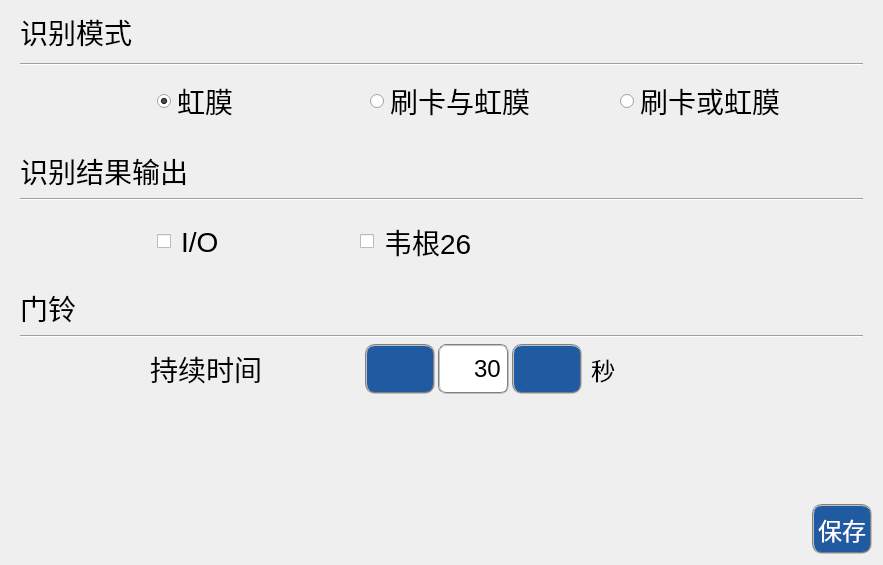
        <widget class="QWidget" name="tabIdentify">
         <property name="styleSheet">
          <string notr="true"/>
         </property>
         <attribute name="title">
          <string>识别  </string>
         </attribute>
         <layout class="QGridLayout" name="gridLayout_32">
          <item row="0" column="0">
           <layout class="QGridLayout" name="gridLayout_19">
            <property name="verticalSpacing">
             <number>15</number>
            </property>
            <item row="0" column="0">
             <widget class="QWidget" name="wgtIdenMode" native="true">
              <layout class="QGridLayout" name="gridLayout_18">
               <property name="topMargin">
                <number>0</number>
               </property>
               <property name="bottomMargin">
                <number>0</number>
               </property>
               <property name="verticalSpacing">
                <number>6</number>
               </property>
               <item row="0" column="0">
                <layout class="QGridLayout" name="gridLayout_17">
                 <property name="verticalSpacing">
                  <number>10</number>
                 </property>
                 <item row="2" column="3">
                  <widget class="QRadioButton" name="rbtnCardAndIrisIden">
                   <property name="font">
                    <font>
                     <pointsize>21</pointsize>
                    </font>
                   </property>
                   <property name="focusPolicy">
                    <enum>Qt::WheelFocus</enum>
                   </property>
                   <property name="styleSheet">
                    <string notr="true"/>
                   </property>
                   <property name="text">
                    <string>刷卡与虹膜</string>
                   </property>
                  </widget>
                 </item>
                 <item row="2" column="2">
                  <spacer name="horizontalSpacer_15">
                   <property name="orientation">
                    <enum>Qt::Horizontal</enum>
                   </property>
                   <property name="sizeType">
                    <enum>QSizePolicy::Expanding</enum>
                   </property>
                   <property name="sizeHint" stdset="0">
                    <size>
                     <width>120</width>
                     <height>20</height>
                    </size>
                   </property>
                  </spacer>
                 </item>
                 <item row="2" column="6">
                  <spacer name="horizontalSpacer_20">
                   <property name="orientation">
                    <enum>Qt::Horizontal</enum>
                   </property>
                   <property name="sizeHint" stdset="0">
                    <size>
                     <width>62</width>
                     <height>50</height>
                    </size>
                   </property>
                  </spacer>
                 </item>
                 <item row="0" column="0" colspan="7">
                  <widget class="QLabel" name="label_8">
                   <property name="font">
                    <font>
                     <pointsize>21</pointsize>
                    </font>
                   </property>
                   <property name="text">
                    <string>识别模式</string>
                   </property>
                  </widget>
                 </item>
                 <item row="2" column="5">
                  <widget class="QRadioButton" name="rbtnCardOrIrisIden">
                   <property name="font">
                    <font>
                     <pointsize>21</pointsize>
                     <weight>50</weight>
                     <italic>false</italic>
                     <bold>false</bold>
                    </font>
                   </property>
                   <property name="focusPolicy">
                    <enum>Qt::WheelFocus</enum>
                   </property>
                   <property name="text">
                    <string>刷卡或虹膜</string>
                   </property>
                  </widget>
                 </item>
                 <item row="2" column="1">
                  <widget class="QRadioButton" name="rbtnIrisIden">
                   <property name="font">
                    <font>
                     <pointsize>21</pointsize>
                    </font>
                   </property>
                   <property name="styleSheet">
                    <string/>
                   </property>
                   <property name="text">
                    <string>虹膜</string>
                   </property>
                   <property name="checked">
                    <bool>true</bool>
                   </property>
                  </widget>
                 </item>
                 <item row="1" column="0" colspan="7">
                  <widget class="Line" name="line_3">
                   <property name="orientation">
                    <enum>Qt::Horizontal</enum>
                   </property>
                  </widget>
                 </item>
                 <item row="2" column="0">
                  <spacer name="horizontalSpacer_17">
                   <property name="orientation">
                    <enum>Qt::Horizontal</enum>
                   </property>
                   <property name="sizeType">
                    <enum>QSizePolicy::Expanding</enum>
                   </property>
                   <property name="sizeHint" stdset="0">
                    <size>
                     <width>131</width>
                     <height>17</height>
                    </size>
                   </property>
                  </spacer>
                 </item>
                 <item row="2" column="4">
                  <spacer name="horizontalSpacer_39">
                   <property name="orientation">
                    <enum>Qt::Horizontal</enum>
                   </property>
                   <property name="sizeHint" stdset="0">
                    <size>
                     <width>40</width>
                     <height>20</height>
                    </size>
                   </property>
                  </spacer>
                 </item>
                </layout>
               </item>
              </layout>
             </widget>
            </item>
            <item row="1" column="0">
             <widget class="QWidget" name="wgtIdenResOut" native="true">
              <layout class="QGridLayout" name="gridLayout_16">
               <item row="0" column="0">
                <layout class="QGridLayout" name="gridLayout_15">
                 <item row="0" column="0" colspan="2">
                  <widget class="QLabel" name="label_9">
                   <property name="font">
                    <font>
                     <pointsize>21</pointsize>
                    </font>
                   </property>
                   <property name="text">
                    <string>识别结果输出</string>
                   </property>
                  </widget>
                 </item>
                 <item row="2" column="0" rowspan="3">
                  <spacer name="horizontalSpacer_18">
                   <property name="orientation">
                    <enum>Qt::Horizontal</enum>
                   </property>
                   <property name="sizeType">
                    <enum>QSizePolicy::Preferred</enum>
                   </property>
                   <property name="sizeHint" stdset="0">
                    <size>
                     <width>131</width>
                     <height>25</height>
                    </size>
                   </property>
                  </spacer>
                 </item>
                 <item row="1" column="0" colspan="5">
                  <widget class="Line" name="lineIdenOut">
                   <property name="orientation">
                    <enum>Qt::Horizontal</enum>
                   </property>
                  </widget>
                 </item>
                 <item row="2" column="2" rowspan="3">
                  <spacer name="horizontalSpacer_16">
                   <property name="orientation">
                    <enum>Qt::Horizontal</enum>
                   </property>
                   <property name="sizeType">
                    <enum>QSizePolicy::Preferred</enum>
                   </property>
                   <property name="sizeHint" stdset="0">
                    <size>
                     <width>105</width>
                     <height>20</height>
                    </size>
                   </property>
                  </spacer>
                 </item>
                 <item row="3" column="4" rowspan="2">
                  <spacer name="horizontalSpacer_21">
                   <property name="orientation">
                    <enum>Qt::Horizontal</enum>
                   </property>
                   <property name="sizeHint" stdset="0">
                    <size>
                     <width>68</width>
                     <height>50</height>
                    </size>
                   </property>
                  </spacer>
                 </item>
                 <item row="4" column="1">
                  <widget class="QCheckBox" name="cbxOutToIO">
                   <property name="font">
                    <font>
                     <pointsize>21</pointsize>
                    </font>
                   </property>
                   <property name="styleSheet">
                    <string notr="true">/*QCheckBox::indicator
{
      width: 20px;
      height: 20px;
      
	  font: 20pt &quot;文泉驿等宽正黑&quot;;
};*/

QCheckBox
{
        spacing: 10px;
}</string>
                   </property>
                   <property name="text">
                    <string>I/O   </string>
                   </property>
                  </widget>
                 </item>
                 <item row="4" column="3">
                  <widget class="QCheckBox" name="cbxOutToWiegand">
                   <property name="font">
                    <font>
                     <pointsize>21</pointsize>
                    </font>
                   </property>
                   <property name="styleSheet">
                    <string notr="true">/*QCheckBox::indicator
{
      width: 20px;
      height: 20px;
      
	  font: 20pt &quot;文泉驿等宽正黑&quot;;
};*/

QCheckBox
{
        spacing: 10px;
}</string>
                   </property>
                   <property name="text">
                    <string>韦根26     </string>
                   </property>
                  </widget>
                 </item>
                </layout>
               </item>
              </layout>
             </widget>
            </item>
            <item row="2" column="0">
             <widget class="QWidget" name="wgtDoorBell" native="true">
              <layout class="QGridLayout" name="gridLayout_14">
               <property name="topMargin">
                <number>0</number>
               </property>
               <property name="bottomMargin">
                <number>0</number>
               </property>
               <property name="verticalSpacing">
                <number>6</number>
               </property>
               <item row="0" column="0">
                <layout class="QGridLayout" name="gridLayout_13">
                 <property name="horizontalSpacing">
                  <number>9</number>
                 </property>
                 <item row="2" column="4">
                  <widget class="QLabel" name="labDoorBellTimeUnit">
                   <property name="font">
                    <font>
                     <pointsize>18</pointsize>
                    </font>
                   </property>
                   <property name="text">
                    <string>秒</string>
                   </property>
                  </widget>
                 </item>
                 <item row="1" column="0" colspan="6">
                  <widget class="Line" name="line_5">
                   <property name="orientation">
                    <enum>Qt::Horizontal</enum>
                   </property>
                  </widget>
                 </item>
                 <item row="2" column="0">
                  <spacer name="horizontalSpacer_19">
                   <property name="orientation">
                    <enum>Qt::Horizontal</enum>
                   </property>
                   <property name="sizeType">
                    <enum>QSizePolicy::Preferred</enum>
                   </property>
                   <property name="sizeHint" stdset="0">
                    <size>
                     <width>121</width>
                     <height>35</height>
                    </size>
                   </property>
                  </spacer>
                 </item>
                 <item row="2" column="1">
                  <widget class="QLabel" name="label_11">
                   <property name="font">
                    <font>
                     <pointsize>21</pointsize>
                    </font>
                   </property>
                   <property name="text">
                    <string>持续时间</string>
                   </property>
                  </widget>
                 </item>
                 <item row="0" column="0" colspan="6">
                  <widget class="QLabel" name="label_10">
                   <property name="font">
                    <font>
                     <pointsize>21</pointsize>
                    </font>
                   </property>
                   <property name="text">
                    <string>门铃</string>
                   </property>
                  </widget>
                 </item>
                 <item row="2" column="3">
                  <layout class="QGridLayout" name="gridLayout_12">
                   <property name="sizeConstraint">
                    <enum>QLayout::SetFixedSize</enum>
                   </property>
                   <property name="horizontalSpacing">
                    <number>3</number>
                   </property>
                   <item row="0" column="1">
                    <widget class="QPushButton" name="btnMinuBellTime">
                     <property name="sizePolicy">
                      <sizepolicy hsizetype="Preferred" vsizetype="Preferred">
                       <horstretch>0</horstretch>
                       <verstretch>0</verstretch>
                      </sizepolicy>
                     </property>
                     <property name="minimumSize">
                      <size>
                       <width>70</width>
                       <height>50</height>
                      </size>
                     </property>
                     <property name="styleSheet">
                      <string notr="true">color: white;
background-color: rgb(32, 90, 160);
border: 2px groove gray;
border-radius: 10px;
padding: 2px 4px;</string>
                     </property>
                     <property name="text">
                      <string/>
                     </property>
                     <property name="icon">
                      <iconset resource="../ikembx00.qrc">
                       <normaloff>:/image/ui_goto_previous.ico</normaloff>:/image/ui_goto_previous.ico</iconset>
                     </property>
                     <property name="iconSize">
                      <size>
                       <width>35</width>
                       <height>35</height>
                      </size>
                     </property>
                     <property name="default">
                      <bool>false</bool>
                     </property>
                     <property name="flat">
                      <bool>false</bool>
                     </property>
                    </widget>
                   </item>
                   <item row="0" column="3">
                    <widget class="QPushButton" name="btnAddBellTime">
                     <property name="sizePolicy">
                      <sizepolicy hsizetype="Preferred" vsizetype="Preferred">
                       <horstretch>0</horstretch>
                       <verstretch>0</verstretch>
                      </sizepolicy>
                     </property>
                     <property name="minimumSize">
                      <size>
                       <width>70</width>
                       <height>50</height>
                      </size>
                     </property>
                     <property name="styleSheet">
                      <string notr="true">color: white;
background-color: rgb(32, 90, 160);
border: 2px groove gray;
border-radius: 10px;
padding: 2px 4px;</string>
                     </property>
                     <property name="text">
                      <string/>
                     </property>
                     <property name="icon">
                      <iconset resource="../ikembx00.qrc">
                       <normaloff>:/image/ui_goto_next.ico</normaloff>:/image/ui_goto_next.ico</iconset>
                     </property>
                     <property name="iconSize">
                      <size>
                       <width>35</width>
                       <height>35</height>
                      </size>
                     </property>
                    </widget>
                   </item>
                   <item row="0" column="2">
                    <widget class="QLineEdit" name="txtBellTime">
                     <property name="sizePolicy">
                      <sizepolicy hsizetype="Preferred" vsizetype="Preferred">
                       <horstretch>0</horstretch>
                       <verstretch>0</verstretch>
                      </sizepolicy>
                     </property>
                     <property name="minimumSize">
                      <size>
                       <width>50</width>
                       <height>0</height>
                      </size>
                     </property>
                     <property name="maximumSize">
                      <size>
                       <width>71</width>
                       <height>16777215</height>
                      </size>
                     </property>
                     <property name="font">
                      <font>
                       <pointsize>18</pointsize>
                      </font>
                     </property>
                     <property name="styleSheet">
                      <string notr="true">background-color: rgb(255, 255, 255);
border-radius: 8px; 
border:2px groove gray;
padding: 2px 2px; </string>
                     </property>
                     <property name="inputMethodHints">
                      <set>Qt::ImhDigitsOnly</set>
                     </property>
                     <property name="text">
                      <string>30</string>
                     </property>
                     <property name="maxLength">
                      <number>2</number>
                     </property>
                     <property name="frame">
                      <bool>true</bool>
                     </property>
                     <property name="alignment">
                      <set>Qt::AlignRight|Qt::AlignTrailing|Qt::AlignVCenter</set>
                     </property>
                    </widget>
                   </item>
                  </layout>
                 </item>
                 <item row="2" column="5">
                  <spacer name="horizontalSpacer_22">
                   <property name="orientation">
                    <enum>Qt::Horizontal</enum>
                   </property>
                   <property name="sizeHint" stdset="0">
                    <size>
                     <width>118</width>
                     <height>50</height>
                    </size>
                   </property>
                  </spacer>
                 </item>
                 <item row="2" column="2">
                  <spacer name="horizontalSpacer_24">
                   <property name="orientation">
                    <enum>Qt::Horizontal</enum>
                   </property>
                   <property name="sizeType">
                    <enum>QSizePolicy::Preferred</enum>
                   </property>
                   <property name="sizeHint" stdset="0">
                    <size>
                     <width>85</width>
                     <height>20</height>
                    </size>
                   </property>
                  </spacer>
                 </item>
                </layout>
               </item>
              </layout>
             </widget>
            </item>
           </layout>
          </item>
          <item row="1" column="0">
           <spacer name="verticalSpacer_2">
            <property name="orientation">
             <enum>Qt::Vertical</enum>
            </property>
            <property name="sizeType">
             <enum>QSizePolicy::Preferred</enum>
            </property>
            <property name="sizeHint" stdset="0">
             <size>
              <width>20</width>
              <height>104</height>
             </size>
            </property>
           </spacer>
          </item>
          <item row="2" column="0">
           <layout class="QGridLayout" name="gridLayout_27">
            <item row="0" column="0">
             <spacer name="horizontalSpacer_34">
              <property name="orientation">
               <enum>Qt::Horizontal</enum>
              </property>
              <property name="sizeType">
               <enum>QSizePolicy::Preferred</enum>
              </property>
              <property name="sizeHint" stdset="0">
               <size>
                <width>801</width>
                <height>50</height>
               </size>
              </property>
             </spacer>
            </item>
            <item row="0" column="1">
             <widget class="QPushButton" name="btnSaveIdenSettings">
              <property name="sizePolicy">
               <sizepolicy hsizetype="Preferred" vsizetype="Preferred">
                <horstretch>0</horstretch>
                <verstretch>0</verstretch>
               </sizepolicy>
              </property>
              <property name="font">
               <font>
                <pointsize>18</pointsize>
               </font>
              </property>
              <property name="styleSheet">
               <string notr="true">color: white;
background-color: rgb(32, 90, 160);
border: 2px groove gray;
border-radius: 10px;
padding: 2px 4px;</string>
              </property>
              <property name="text">
               <string>保存</string>
              </property>
              <property name="icon">
               <iconset resource="../ikembx00.qrc">
                <normaloff>:/image/ok.ico</normaloff>:/image/ok.ico</iconset>
              </property>
              <property name="iconSize">
               <size>
                <width>35</width>
                <height>35</height>
               </size>
              </property>
             </widget>
            </item>
           </layout>
          </item>
         </layout>
        </widget>
